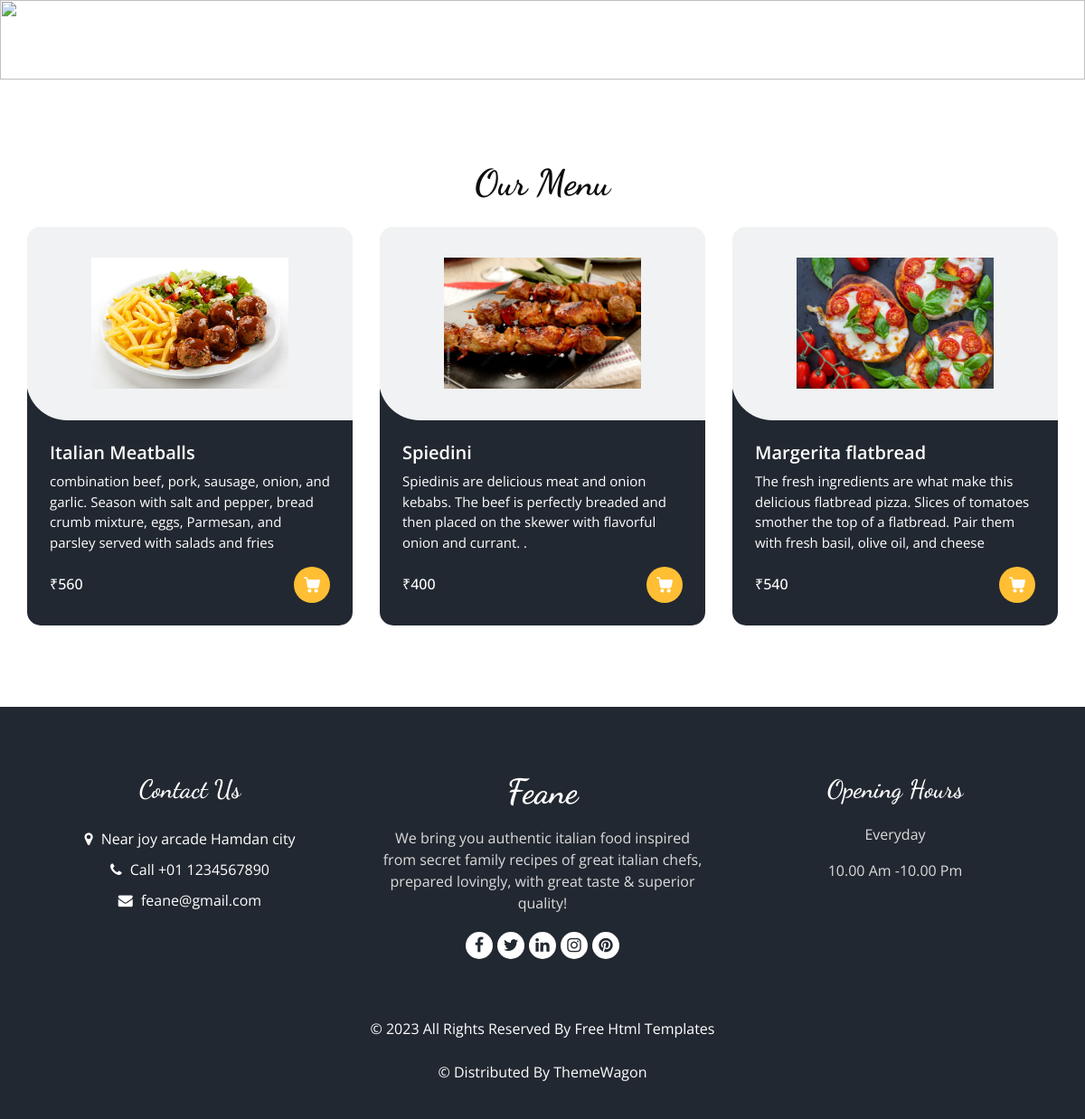
The page /discategory/APPETIZER on the database its author committed.
### myapp/models.py (models this page shows)
class productdb(models.Model):
    category= models.CharField(max_length=30, null=True, blank=True)
    productname = models.CharField(max_length=30,null=True, blank=True)
    discription = models.CharField(max_length=100, null=True, blank=True)
    productprice = models.IntegerField(null=True, blank=True)
    image = models.ImageField(upload_to="profile", null=True, blank=True)

### frontend/views.py (the view)
# urls.py: path('discategory/<itemCatg>',views.discategory,name="discategory"),
def discategory(request,itemCatg):
    data = categorydb.objects.all()
    print("===itemCatg===",itemCatg)
    catg=itemCatg.upper()
    products = productdb.objects.filter(category=itemCatg)
    context={
        'products':products,
        'catg':catg,
        'data':data
    }
    return render(request,"discategory.html",context)

### frontend/templates/discategory.html (shortened to what this page needs)
<!DOCTYPE html>
{% load static %}
<html>
<head>
  <link rel="stylesheet" type="text/css" href="{% static 'css/bootstrap.css' %}" />
  <link rel="stylesheet" type="text/css" href="https://cdnjs.cloudflare.com/ajax/libs/OwlCarousel2/2.3.4/assets/owl.carousel.min.css" />
  <link rel="stylesheet" href="https://cdnjs.cloudflare.com/ajax/libs/jquery-nice-select/1.1.0/css/nice-select.min.css" />
  <link href="{% static 'css/font-awesome.min.css' %}" rel="stylesheet" />
  <link href="{% static 'css/style.css' %}" rel="stylesheet" />
  <link href="{% static 'css/responsive.css' %}" rel="stylesheet" />
</head>
<body class="sub_page">
  <div class="hero_area">
    <div class="bg-box">
      <img src="{% static 'images/hero-bg.jpg' %}" alt="">
    </div>
    <header class="header_section">
      <div class="container">
        <nav class="navbar navbar-expand-lg custom_nav-container ">
          <a class="navbar-brand" href="index.html">
            <span>
            </span>
          </a>
          <div class="collapse navbar-collapse" id="navbarSupportedContent">
            <ul class="navbar-nav  mx-auto ">
              <li class="nav-item">
                <a class="nav-link" href="{% url 'webindex' %}">Home </a>
              </li>
               <li class="nav-item dropdown">
              <a class="nav-link dropdown-toggle" href="#" id="dropdown04" data-toggle="dropdown" aria-haspopup="true" aria-expanded="false">Menu</a>
            </li>
              <li class="nav-item">
                <a class="nav-link" href="{% url 'about' %}">About</a>
              </li>
              <li class="nav-item">
                <a class="nav-link" href="{% url 'booking' %}">Book Table</a>
              </li>
            </ul>
          </div>
        </nav>
      </div>
    </header>
  </div>
  <section class="food_section layout_padding">
    <div class="container">
      <div class="heading_container heading_center">
        <h2>
          Our Menu
        </h2>
      </div>
      <div class="filters-content">
        <div class="row grid">
          {% for product in products %}
          <div class="col-sm-6 col-lg-4 all pizza">
            <div class="box">
              <div>
                <div class="img-box">
                  <img src="{{product.image.url}}" alt="">
                </div>
                <div class="detail-box">
                  <h5>
                    {{product.productname}}
                  </h5>
                  <p>
                    {{product.discription}}
                  </p>
                  <div class="options">
                    <h6>
                      ₹{{product.productprice}}
                    </h6>
                    <a href="{% url 'productdetails' dataid=product.id %}">
                    </a>
                  </div>
                </div>
              </div>
            </div>
          </div>
          {% endfor %}
        </div>
      </div>
    </div>
  </section>
  <footer class="footer_section">
    <div class="container">
      <div class="row">
        <div class="col-md-4 footer-col">
          <div class="footer_contact">
            <h4>
              Contact Us
            </h4>
            <div class="contact_link_box">
              <a href="">
                <i class="fa fa-map-marker" aria-hidden="true"></i>
                <span>
                 Near joy arcade
                  Hamdan city
                </span>
              </a>
              <a href="">
                <i class="fa fa-phone" aria-hidden="true"></i>
                <span>
                  Call +01 1234567890
                </span>
              </a>
              <a href="">
                <i class="fa fa-envelope" aria-hidden="true"></i>
                <span>
                  feane@gmail.com
                </span>
              </a>
            </div>
          </div>
        </div>
        <div class="col-md-4 footer-col">
          <div class="footer_detail">
            <a href="" class="footer-logo">
              Feane
            </a>
            <p>
               We bring you authentic italian food inspired from secret family recipes
              of great italian chefs, prepared lovingly, with great taste & superior quality!
            </p>
            <div class="footer_social">
              <a href="">
                <i class="fa fa-facebook" aria-hidden="true"></i>
              </a>
              <a href="">
                <i class="fa fa-twitter" aria-hidden="true"></i>
              </a>
              <a href="">
                <i class="fa fa-linkedin" aria-hidden="true"></i>
              </a>
              <a href="">
                <i class="fa fa-instagram" aria-hidden="true"></i>
              </a>
              <a href="">
                <i class="fa fa-pinterest" aria-hidden="true"></i>
              </a>
            </div>
          </div>
        </div>
        <div class="col-md-4 footer-col">
          <h4>
            Opening Hours
          </h4>
          <p>
            Everyday
          </p>
          <p>
            10.00 Am -10.00 Pm
          </p>
        </div>
      </div>
      <div class="footer-info">
        <p>
          &copy; <span id="displayYear"></span> All Rights Reserved By
          <a href="https://html.design/">Free Html Templates</a><br><br>
          &copy;  Distributed By
          <a href="https://themewagon.com/" target="_blank">ThemeWagon</a>
        </p>
      </div>
    </div>
  </footer>
</body>
</html>

### frontend/static/css/responsive.css (style rules this page uses)
@media (min-width: 1200px) { .container { max-width: 1170px; } }

### rows shown on the page
productdb: image (picture), productname "Italian Meatballs", discription "combination beef, pork, sausage, onion, and garlic. Season with salt and pepper, bread crumb mixture, eggs, Parmesan, and parsley served with salads and fries", productprice "560"
productdb: image (picture), productname "Spiedini", discription "Spiedinis are delicious meat and onion kebabs. The beef is perfectly breaded and then placed on the skewer with flavorful onion and currant. .", productprice "400"
productdb: image (picture), productname "Margerita flatbread", discription "The fresh ingredients are what make this delicious flatbread pizza. Slices of tomatoes smother the top of a flatbread. Pair them with fresh basil, olive oil, and cheese", productprice "540"
